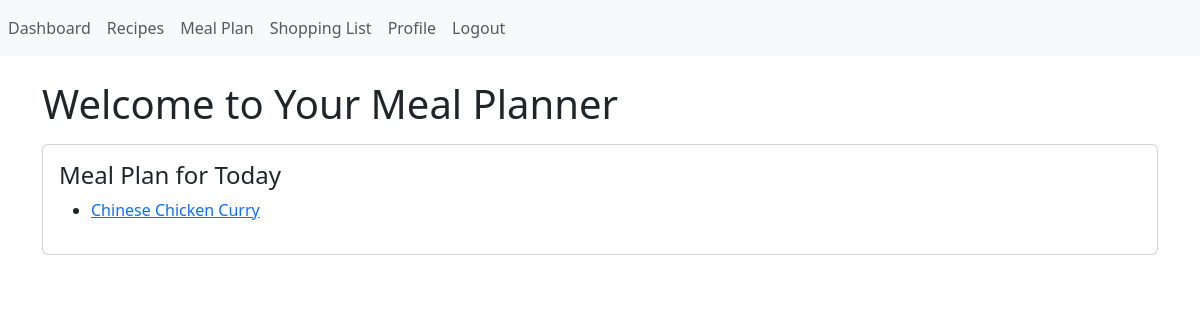
The app's page / (signed in), older data.
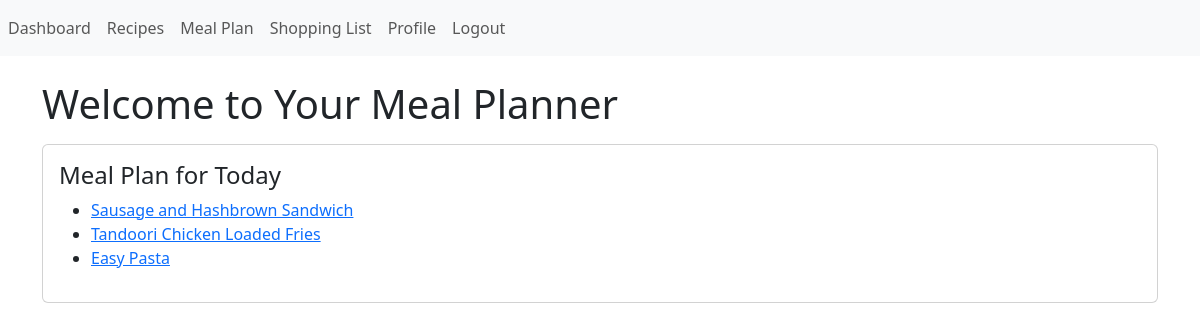
The same page, newer data.
### wfd/models.py (models this page shows, shortened)
class MealPlanItem(models.Model):
    DAYS_OF_WEEK = [
        ('Monday', 'Monday'),
        ('Tuesday', 'Tuesday'),
        ('Wednesday', 'Wednesday'),
        ('Thursday', 'Thursday'),
        ('Friday', 'Friday'),
        ('Saturday', 'Saturday'),
        ('Sunday', 'Sunday'),
    ]
    meal_plan = models.ForeignKey(MealPlan, on_delete=models.CASCADE, related_name="items")
    recipe = models.ForeignKey("Recipe", on_delete=models.CASCADE)
    day = models.CharField(max_length=10, choices=DAYS_OF_WEEK)

class Recipe(models.Model):
    CATEGORY_CHOICES = [
        ('breakfast', 'Breakfast'),
        ('lunch', 'Lunch'),
        ('dinner', 'Dinner'),
        ('snack', 'Snack'),
        ('dessert', 'Dessert'),
    ]
    title = models.CharField(max_length = 255)
    user = models.ForeignKey(User, on_delete=models.CASCADE)
    ingredients = models.TextField(help_text = "Enter each ingredient on a new line.")
    method= models.TextField()
    tags = models.CharField(max_length=20, choices= CATEGORY_CHOICES)
    created_at = models.DateTimeField(auto_now_add=True)

### wfd/views.py (the view)
# urls.py: path('', views.dashboard, name='dashboard'),
@login_required
def dashboard(request):
    today = datetime.datetime.today().strftime('%A') #Gets the weekday
    meal_plan = MealPlan.objects.filter(user=request.user).first()
    today_meals= meal_plan.items.filter(day=today) if meal_plan else []
    return render(request, 'dashboard.html', {'today_meals': today_meals, 'today': today})

### wfd/templates/dashboard.html
{% extends "base.html" %}
{% block content %}
    <div class="container mt-4">
        <h1>Welcome to Your Meal Planner</h1>
        <div class="card mt-3">
            <div class="card-body">
                <h4>Meal Plan for Today</h4>
                {% if today_meals %}
            <ul>
                {% for meal in today_meals %}
                    <li>
                        <a href="{% url 'recipe_detail' meal.recipe.id %}">
                            {{ meal.recipe.title }}
                        </a>
                    </li>
                {% endfor %}
            </ul>
        {% else %}
            <p>No meals planned for today.</p>
        {% endif %}
        </div>
    </div>
{% endblock %}

Row changes from the older to the newer data that the page shows:
removed MealPlanItem: recipe "Chinese Chicken Curry"
added MealPlanItem: recipe "Sausage and Hashbrown Sandwich"
added MealPlanItem: recipe "Tandoori Chicken Loaded Fries"
added MealPlanItem: recipe "Easy Pasta"
